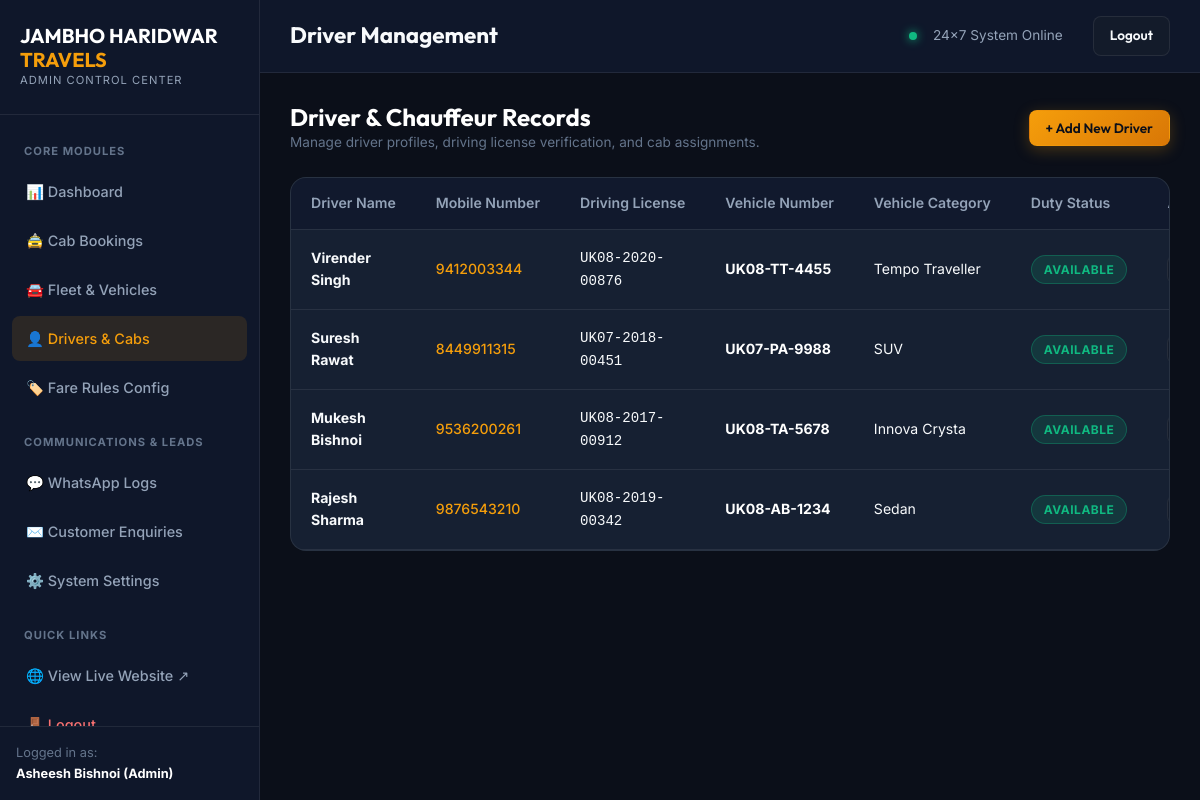
Page /admin/drivers.php (signed in) on the committed database.
### tables this page shows
CREATE TABLE drivers (
            id INTEGER PRIMARY KEY AUTOINCREMENT,
            name TEXT NOT NULL,
            mobile TEXT NOT NULL,
            license_no TEXT NOT NULL,
            vehicle_number TEXT,
            assigned_vehicle_type TEXT,
            is_active INTEGER DEFAULT 1,
            current_status TEXT DEFAULT 'Available', -- Available, On Trip, Off Duty
            created_at DATETIME DEFAULT CURRENT_TIMESTAMP
        );

### admin/drivers.php (the view, shortened to what this page needs)
<?php
require_once __DIR__ . '/header.php';
$db = Database::getConnection();
$drivers = $db->query("SELECT * FROM drivers ORDER BY id DESC")->fetchAll();
?>
<div style="display: flex; justify-content: space-between; align-items: center; margin-bottom: 24px;">
  <div>
    <h2 style="font-size: 1.5rem; color: #fff; margin: 0;">Driver & Chauffeur Records</h2>
    <p style="color: var(--text-dim); font-size: 0.85rem;">Manage driver profiles, driving license verification, and cab assignments.</p>
  </div>
  <button type="button" onclick="openDriverModal()" class="btn btn-primary btn-sm">+ Add New Driver</button>
</div>
<div class="card-table">
  <div class="table-responsive">
    <table class="data-table">
      <thead>
        <tr>
          <th>Driver Name</th>
          <th>Mobile Number</th>
          <th>Driving License</th>
          <th>Vehicle Number</th>
          <th>Vehicle Category</th>
          <th>Duty Status</th>
          <th>Actions</th>
        </tr>
      </thead>
      <tbody>
        <?php foreach ($drivers as $d): ?>
          <tr>
            <td>
              <strong><?php echo htmlspecialchars($d['name']); ?></strong>
            </td>
            <td>
              <a href="tel:<?php echo htmlspecialchars($d['mobile']); ?>" style="color: var(--primary); font-weight: 500;">
                <?php echo htmlspecialchars($d['mobile']); ?>
              </a>
            </td>
            <td><code><?php echo htmlspecialchars($d['license_no']); ?></code></td>
            <td><strong style="color: #fff;"><?php echo htmlspecialchars($d['vehicle_number'] ?: 'UK08-N/A'); ?></strong></td>
            <td><?php echo htmlspecialchars($d['assigned_vehicle_type'] ?: 'Sedan'); ?></td>
            <td><?php echo getStatusBadge($d['current_status']); ?></td>
            <td>
            </td>
          </tr>
        <?php endforeach; ?>
      </tbody>
    </table>
  </div>
</div>
<?php require_once __DIR__ . '/footer.php'; ?>

### includes/functions.php (shortened to what this page needs)
<?php
function getStatusBadge(string $status): string {
    $classMap = [
        'New' => 'badge-info',
        'Payment Pending' => 'badge-warning',
        'Payment Failed' => 'badge-danger',
        'Paid' => 'badge-success',
        'Confirmed' => 'badge-primary',
        'Driver Assigned' => 'badge-purple',
        'Driver On The Way' => 'badge-cyan',
        'Trip Started' => 'badge-accent',
        'Trip Completed' => 'badge-success',
        'Cancelled' => 'badge-muted',
        'Refund Initiated' => 'badge-warning',
        'Refund Completed' => 'badge-teal',
        'Available' => 'badge-success',
        'On Trip' => 'badge-warning',
        'Off Duty' => 'badge-muted'
    ];
    $cls = $classMap[$status] ?? 'badge-secondary';
    return '<span class="status-badge ' . $cls . '">' . htmlspecialchars($status) . '</span>';
}

### assets/css/style.css (style rules this page uses)
:root { --bg-primary: #07090e; --bg-secondary: #0d121d; --bg-card: #131b2a; --bg-card-hover: #192337; --bg-glass: rgba(19, 27, 42, 0.75); --primary: #f59e0b; --primary-hover: #d97706; --primary-light: #fbbf24; --primary-glow: rgba(245, 158, 11, 0.25); --accent-cyan: #06b6d4; --accent-emerald: #10b981; --accent-rose: #f43f5e; --text-main: #f8fafc; --text-muted: #94a3b8; --text-dim: #64748b; --border-color: rgba(255, 255, 255, 0.08); --border-focus: rgba(245, 158, 11, 0.5); --radius-sm: 8px; --radius-md: 12px; --radius-lg: 20px; --radius-xl: 28px; --radius-full: 9999px; --shadow-sm: 0 2px 8px rgba(0, 0, 0, 0.3); --shadow-md: 0 8px 24px rgba(0, 0, 0, 0.4); --shadow-lg: 0 16px 40px rgba(0, 0, 0, 0.6); --shadow-glow: 0 0 25px var(--primary-glow); --font-heading: 'Outfit', -apple-system, sans-serif; --font-body: 'Inter', -apple-system, sans-serif; --transition-fast: 0.2s cubic-bezier(0.4, 0, 0.2, 1); --transition-smooth: 0.3s cubic-bezier(0.16, 1, 0.3, 1); }
*, *::before, *::after { box-sizing: border-box; margin: 0; padding: 0; }
html { scroll-behavior: smooth; font-size: 16px; }
body { font-family: var(--font-body); background-color: var(--bg-primary); color: var(--text-main); line-height: 1.6; min-height: 100vh; display: flex; flex-direction: column; overflow-x: hidden; -webkit-font-smoothing: antialiased; }
h1, h2, h3, h4, h5, h6 { font-family: var(--font-heading); color: var(--text-main); line-height: 1.2; font-weight: 700; }
a { color: var(--primary-light); text-decoration: none; transition: color var(--transition-fast); }
p { color: var(--text-muted); }
.btn { display: inline-flex; align-items: center; justify-content: center; gap: 8px; padding: 12px 24px; font-size: 0.95rem; font-weight: 600; font-family: var(--font-heading); border-radius: var(--radius-md); cursor: pointer; transition: all var(--transition-fast); border: 1px solid transparent; text-decoration: none; white-space: nowrap; }
.btn-primary { background: linear-gradient(135deg, var(--primary) 0%, var(--primary-hover) 100%); color: #0b0f19; box-shadow: 0 4px 15px var(--primary-glow); }
.btn-sm { padding: 8px 16px; font-size: 0.85rem; border-radius: var(--radius-sm); }
.status-badge { display: inline-block; padding: 4px 12px; font-size: 0.75rem; font-weight: 700; border-radius: var(--radius-full); text-transform: uppercase; letter-spacing: 0.5px; }
.badge-success { background: rgba(16, 185, 129, 0.15); color: #10b981; border: 1px solid rgba(16, 185, 129, 0.3); }
.table-responsive { width: 100%; overflow-x: auto; -webkit-overflow-scrolling: touch; }

### assets/css/admin.css (style rules this page uses)
:root { --admin-bg: #0b0f19; --admin-sidebar: #0f172a; --admin-card: #162032; --admin-card-hover: #1c2940; --admin-border: rgba(255, 255, 255, 0.08); --primary: #f59e0b; --primary-hover: #d97706; --accent-cyan: #06b6d4; --accent-emerald: #10b981; --accent-rose: #f43f5e; --text-main: #f8fafc; --text-muted: #94a3b8; }
body.admin-body { font-family: 'Inter', sans-serif; background-color: var(--admin-bg); color: var(--text-main); margin: 0; display: flex; flex-direction: row; min-height: 100vh; width: 100%; }
.card-table { background: var(--admin-card); border: 1px solid var(--admin-border); border-radius: 16px; overflow: hidden; margin-bottom: 30px; }
.table-responsive { width: 100%; overflow-x: auto; }
.data-table { width: 100%; border-collapse: collapse; text-align: left; font-size: 0.88rem; }
.data-table th { background: rgba(15, 23, 42, 0.6); padding: 14px 20px; color: var(--text-muted); font-weight: 600; border-bottom: 1px solid var(--admin-border); white-space: nowrap; }
.data-table td { padding: 16px 20px; border-bottom: 1px solid var(--admin-border); color: var(--text-main); vertical-align: middle; }

### rows in the picture
drivers: name "Virender Singh", mobile "9412003344", license_no "UK08-2020-00876", vehicle_number "UK08-TT-4455", assigned_vehicle_type "Tempo Traveller", current_status "AVAILABLE"
drivers: name "Suresh Rawat", mobile "8449911315", license_no "UK07-2018-00451", vehicle_number "UK07-PA-9988", assigned_vehicle_type "SUV", current_status "AVAILABLE"
drivers: name "Mukesh Bishnoi", mobile "9536200261", license_no "UK08-2017-00912", vehicle_number "UK08-TA-5678", assigned_vehicle_type "Innova Crysta", current_status "AVAILABLE"
drivers: name "Rajesh Sharma", mobile "9876543210", license_no "UK08-2019-00342", vehicle_number "UK08-AB-1234", assigned_vehicle_type "Sedan", current_status "AVAILABLE"

### other values in the picture
$adminUser['name'] "Asheesh Bishnoi (Admin)"
ADMIN_PAGE_TITLE "Driver Management"
